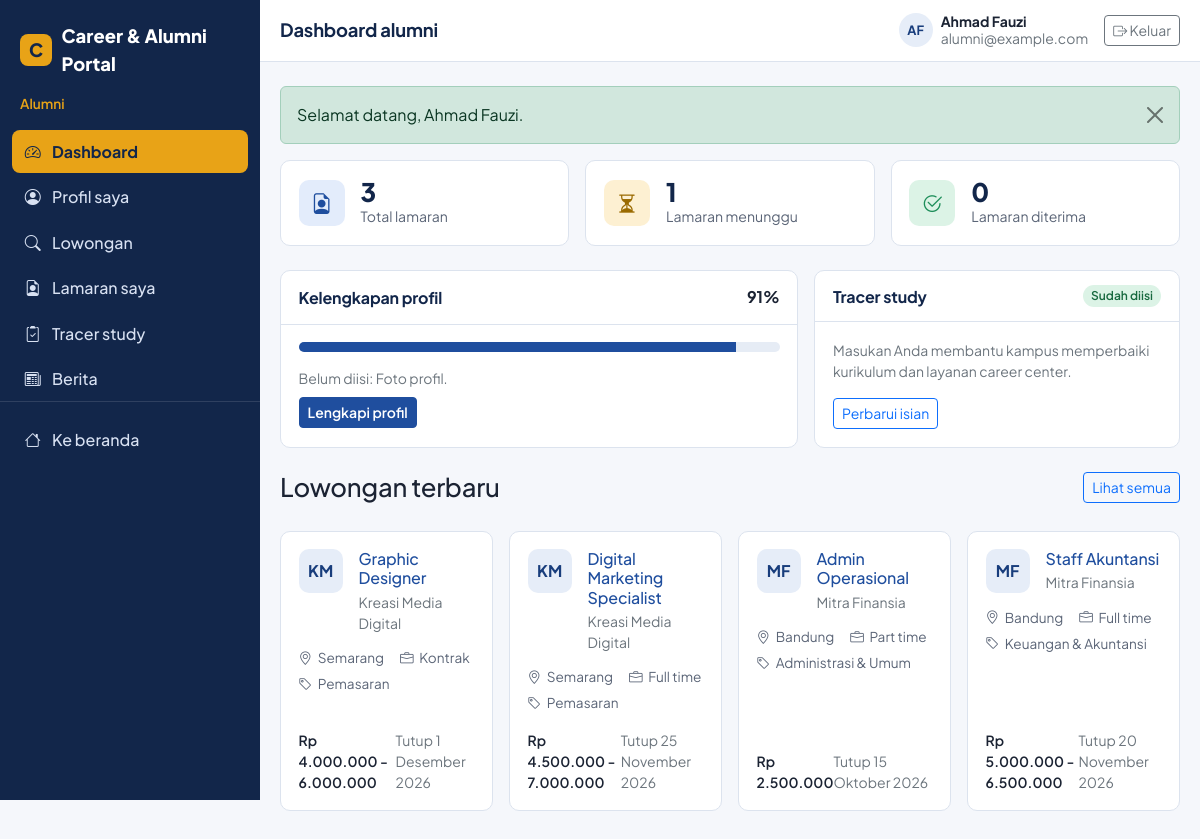
Page /alumni/dashboard.php (signed in) on the committed database.
### tables this page shows
CREATE TABLE alumni (
  id INT UNSIGNED AUTO_INCREMENT PRIMARY KEY,
  user_id INT UNSIGNED NOT NULL UNIQUE,
  full_name VARCHAR(150) NOT NULL,
  nim VARCHAR(30) NULL UNIQUE,
  phone VARCHAR(20) NULL,
  graduation_year YEAR NULL,
  study_program VARCHAR(100) NULL,
  faculty VARCHAR(100) NULL,
  address TEXT NULL,
  photo VARCHAR(255) NULL,
  employment_status ENUM('bekerja','wirausaha','studi_lanjut','mencari_kerja') NULL,
  company_name VARCHAR(150) NULL,
  position VARCHAR(100) NULL,
  linkedin VARCHAR(255) NULL,
  bio TEXT NULL,
  verification_status ENUM('pending','verified','rejected') NOT NULL DEFAULT 'pending',
  created_at TIMESTAMP NOT NULL DEFAULT CURRENT_TIMESTAMP,
  updated_at TIMESTAMP NOT NULL DEFAULT CURRENT_TIMESTAMP ON UPDATE CURRENT_TIMESTAMP,
  CONSTRAINT fk_alumni_user FOREIGN KEY (user_id) REFERENCES users(id) ON DELETE CASCADE,
  INDEX idx_alumni_year (graduation_year),
  INDEX idx_alumni_verif (verification_status)
);

CREATE TABLE jobs (
  id INT UNSIGNED AUTO_INCREMENT PRIMARY KEY,
  company_id INT UNSIGNED NOT NULL,
  category_id INT UNSIGNED NOT NULL,
  title VARCHAR(150) NOT NULL,
  description TEXT NOT NULL,
  requirements TEXT NOT NULL,
  location VARCHAR(100) NOT NULL,
  job_type ENUM('full-time','part-time','internship','contract') NOT NULL,
  salary VARCHAR(100) NULL,
  deadline DATE NOT NULL,
  status ENUM('open','closed') NOT NULL DEFAULT 'open',
  created_at TIMESTAMP NOT NULL DEFAULT CURRENT_TIMESTAMP,
  updated_at TIMESTAMP NOT NULL DEFAULT CURRENT_TIMESTAMP ON UPDATE CURRENT_TIMESTAMP,
  CONSTRAINT fk_jobs_company FOREIGN KEY (company_id) REFERENCES companies(id) ON DELETE CASCADE,
  CONSTRAINT fk_jobs_category FOREIGN KEY (category_id) REFERENCES job_categories(id) ON DELETE RESTRICT,
  INDEX idx_jobs_location (location),
  INDEX idx_jobs_type (job_type),
  INDEX idx_jobs_status_deadline (status, deadline)
);

CREATE TABLE companies (
  id INT UNSIGNED AUTO_INCREMENT PRIMARY KEY,
  user_id INT UNSIGNED NOT NULL UNIQUE,
  name VARCHAR(150) NOT NULL,
  email VARCHAR(150) NULL,
  phone VARCHAR(20) NULL,
  address TEXT NULL,
  website VARCHAR(255) NULL,
  industry VARCHAR(100) NULL,
  description TEXT NULL,
  logo VARCHAR(255) NULL,
  created_at TIMESTAMP NOT NULL DEFAULT CURRENT_TIMESTAMP,
  updated_at TIMESTAMP NOT NULL DEFAULT CURRENT_TIMESTAMP ON UPDATE CURRENT_TIMESTAMP,
  CONSTRAINT fk_company_user FOREIGN KEY (user_id) REFERENCES users(id) ON DELETE CASCADE
);

CREATE TABLE job_categories (
  id INT UNSIGNED AUTO_INCREMENT PRIMARY KEY,
  name VARCHAR(100) NOT NULL UNIQUE,
  created_at TIMESTAMP NOT NULL DEFAULT CURRENT_TIMESTAMP,
  updated_at TIMESTAMP NOT NULL DEFAULT CURRENT_TIMESTAMP ON UPDATE CURRENT_TIMESTAMP
);

### config/auth.php (called while the page is built, shortened)
<?php
require_once __DIR__ . '/database.php';
require_once __DIR__ . '/helpers.php';
function current_user(): ?array
{
    return $_SESSION['user'] ?? null;
}

### config/database.php (called while the page is built, shortened)
<?php
function db(): PDO
{
    static $pdo = null;
    if ($pdo === null) {
        $dsn = 'mysql:host=' . DB_HOST . ';dbname=' . DB_NAME . ';charset=' . DB_CHARSET;
        try {
            $pdo = new PDO($dsn, DB_USER, DB_PASS, [
                PDO::ATTR_ERRMODE            => PDO::ERRMODE_EXCEPTION,
                PDO::ATTR_DEFAULT_FETCH_MODE => PDO::FETCH_ASSOC,
                PDO::ATTR_EMULATE_PREPARES   => false,
            ]);
        } catch (PDOException $e) {
            error_log('DB connection failed: ' . $e->getMessage());
            http_response_code(500);
            exit('Koneksi database gagal. Pastikan MySQL di XAMPP sudah berjalan, database sudah diimport, dan config/database.php sudah benar.');
        }
    }
    return $pdo;
}
function db_all(string $sql, array $params = []): array
{
    $stmt = db()->prepare($sql);
    $stmt->execute($params);
    return $stmt->fetchAll();
}
function db_one(string $sql, array $params = []): ?array
{
    $stmt = db()->prepare($sql);
    $stmt->execute($params);
    $row = $stmt->fetch();
    return $row === false ? null : $row;
}
function db_scalar(string $sql, array $params = [])
{
    $stmt = db()->prepare($sql);
    $stmt->execute($params);
    return $stmt->fetchColumn();
}

### config/helpers.php (the view, shortened to what this page needs)
<?php
function e($value): string
{
    return htmlspecialchars((string) $value, ENT_QUOTES | ENT_SUBSTITUTE, 'UTF-8');
}
function url(string $path = ''): string
{
    return BASE_URL . '/' . ltrim($path, '/');
}
function render_flashes(): string
{
    $html = '';
    foreach ($_SESSION['flash'] ?? [] as $f) {
        $html .= '<div class="alert alert-' . e($f['type']) . ' alert-dismissible fade show" role="alert">'
              .  e($f['message'])
              .  '<button type="button" class="btn-close" data-bs-dismiss="alert" aria-label="Tutup"></button></div>';
    }
    return $html;
}
function date_id(?string $date): string
{
    $ts = $date ? strtotime($date) : false;
    $bulan = ['Januari', 'Februari', 'Maret', 'April', 'Mei', 'Juni', 'Juli', 'Agustus', 'September', 'Oktober', 'November', 'Desember'];
    return date('j', $ts) . ' ' . $bulan[(int) date('n', $ts) - 1] . ' ' . date('Y', $ts);
}
function initials(string $name): string
{
    $name  = preg_replace('/^(PT|CV)\s+/i', '', trim($name));
    $parts = preg_split('/\s+/', $name, -1, PREG_SPLIT_NO_EMPTY);
    $out   = '';
    foreach (array_slice($parts, 0, 2) as $p) {
        $out .= mb_strtoupper(mb_substr($p, 0, 1));
    }
    return $out !== '' ? $out : '?';
}
function job_type_label(string $type): string
{
    $map = ['full-time' => 'Full time', 'part-time' => 'Part time', 'internship' => 'Magang', 'contract' => 'Kontrak'];
    return $map[$type] ?? $type;
}
function stat_card(string $icon, string $label, $value, string $tone = 'blue'): string
{
    return '<div class="stat-card"><div class="stat-icon tone-' . e($tone) . '"><i class="bi bi-' . e($icon) . '"></i></div>'
         . '<div><div class="stat-value">' . e($value) . '</div><div class="stat-label">' . e($label) . '</div></div></div>';
}
function job_card(array $job): string
{
    $href = url('alumni/job-detail.php?id=' . (int) $job['id']);
    $html  = '<article class="job-card">';
    $html .= '<div class="d-flex gap-3 align-items-start">';
    $html .= avatar_html($job['company_name'], $job['company_logo'] ?? null);
    $html .= '<div class="min-w-0"><h3 class="h6 mb-1"><a class="stretched-link text-decoration-none" href="' . e($href) . '">' . e($job['title']) . '</a></h3>';
    $html .= '<div class="text-secondary small">' . e($job['company_name']) . '</div></div></div>';
    $html .= '<div class="job-meta">';
    $html .= '<span><i class="bi bi-geo-alt"></i> ' . e($job['location']) . '</span>';
    $html .= '<span><i class="bi bi-briefcase"></i> ' . e(job_type_label($job['job_type'])) . '</span>';
    $html .= '<span><i class="bi bi-tag"></i> ' . e($job['category_name']) . '</span></div>';
    $html .= '<div class="d-flex justify-content-between align-items-end mt-auto pt-3 small">';
    $html .= '<span class="fw-semibold">' . e($job['salary'] ?: 'Gaji dirahasiakan') . '</span>';
    $html .= '<span class="text-secondary">Tutup ' . e(date_id($job['deadline'])) . '</span></div>';
    $html .= '</article>';
    return $html;
}
function alumni_completion(array $alumni): array
{
    $fields = [
        'full_name' => 'Nama lengkap', 'nim' => 'NIM', 'phone' => 'Nomor HP', 'graduation_year' => 'Tahun lulus',
        'study_program' => 'Program studi', 'faculty' => 'Fakultas', 'address' => 'Alamat', 'photo' => 'Foto profil',
        'employment_status' => 'Status pekerjaan', 'linkedin' => 'LinkedIn', 'bio' => 'Bio',
    ];
    $missing = [];
    foreach ($fields as $col => $label) {
        $val = $alumni[$col] ?? null;
        if ($val === null || trim((string) $val) === '') {
            $missing[] = $label;
        }
    }
    return [
        'percent' => (int) round((count($fields) - count($missing)) / count($fields) * 100),
        'missing' => $missing,
    ];
}
function logo_url(?string $filename): ?string
{
    return null;
}
function avatar_html(string $name, ?string $logo = null, string $extra = ''): string
{
    $src = logo_url($logo);
    return '<span class="avatar-box ' . e($extra) . '">' . e(initials($name)) . '</span>';
}

### components/sidebar.php (shortened to what this page needs)
<?php
$sbUser = current_user();
$sbRole = $sbUser['role'];
$activeMenu = $activeMenu ?? '';
$allMenus = [
    'admin' => [
        ['Dashboard',      'admin/dashboard.php',          'speedometer2'],
        ['Alumni',         'admin/alumni/index.php',       'mortarboard'],
        ['Perusahaan',     'admin/companies/index.php',    'buildings'],
        ['Lowongan',       'admin/jobs/index.php',         'briefcase'],
        ['Lamaran',        'admin/applications/index.php', 'file-earmark-person'],
        ['Tracer study',   'admin/tracer/index.php',       'bar-chart-line'],
        ['Berita',         'admin/news/index.php',         'newspaper'],
    ],
    'alumni' => [
        ['Dashboard',      'alumni/dashboard.php',         'speedometer2'],
        ['Profil saya',    'alumni/profile.php',           'person-circle'],
        ['Lowongan',       'alumni/jobs.php',              'search'],
        ['Lamaran saya',   'alumni/applications.php',      'file-earmark-person'],
        ['Tracer study',   'alumni/tracer.php',            'clipboard2-check'],
        ['Berita',         'alumni/news.php',              'newspaper'],
    ],
    'company' => [
        ['Dashboard',         'company/dashboard.php',     'speedometer2'],
        ['Profil perusahaan', 'company/profile.php',       'building'],
        ['Lowongan saya',     'company/jobs.php',          'briefcase'],
        ['Buat lowongan',     'company/create-job.php',    'plus-circle'],
        ['Pelamar',           'company/applicants.php',    'people'],
    ],
];
$menuItems  = $allMenus[$sbRole] ?? [];
$roleLabels = ['admin' => 'Admin', 'alumni' => 'Alumni', 'company' => 'Perusahaan'];
?>
<div class="dash-shell">
  <div class="dash-side-wrap">
  <aside class="offcanvas-lg offcanvas-start dash-sidebar" tabindex="-1" id="sidebarMenu" aria-label="Menu utama">
    <div class="offcanvas-body flex-column p-0">
      <a class="auth-brand dash-brand d-none d-lg-inline-flex" href="<?= e(url('index.php')) ?>"><span class="brand-mark">C</span> <?= e(APP_NAME) ?></a>
      <div class="dash-role"><?= e($roleLabels[$sbRole] ?? '') ?></div>
      <nav class="dash-nav">
        <?php foreach ($menuItems as [$label, $path, $icon]): ?>
          <?php if (is_file(__DIR__ . '/../' . $path)): ?>
            <a class="dash-link<?= $activeMenu === $path ? ' active' : '' ?>" href="<?= e(url($path)) ?>"<?= $activeMenu === $path ? ' aria-current="page"' : '' ?>>
              <i class="bi bi-<?= e($icon) ?>"></i> <?= e($label) ?>
            </a>
          <?php else: ?>
            <span class="dash-link disabled" aria-disabled="true" title="Dibuat pada tahap berikutnya">
              <i class="bi bi-<?= e($icon) ?>"></i> <?= e($label) ?> <small>segera</small>
            </span>
          <?php endif; ?>
        <?php endforeach; ?>
      </nav>
      <div class="dash-side-foot">
        <a class="dash-link" href="<?= e(url('index.php')) ?>"><i class="bi bi-house"></i> Ke beranda</a>
      </div>
    </div>
  </aside>
  </div>
  <div class="dash-main">
    <header class="dash-topbar">
      <h1 class="dash-title"><?= e($pageTitle ?? '') ?></h1>
      <div class="ms-auto d-flex align-items-center gap-3">
        <div class="d-none d-sm-flex align-items-center gap-2">
          <span class="avatar-box avatar-sm"><?= e(initials($sbUser['name'])) ?></span>
          <span class="small lh-sm"><strong class="d-block"><?= e($sbUser['name']) ?></strong><span class="text-secondary"><?= e($sbUser['email']) ?></span></span>
        </div>
        <form method="post" action="<?= e(url('auth/logout.php')) ?>" class="m-0">
          <button type="submit" class="btn btn-outline-secondary btn-sm"><i class="bi bi-box-arrow-right"></i> Keluar</button>
        </form>
      </div>
    </header>
    <main class="dash-content">
      <?= render_flashes() ?>

### alumni/dashboard.php (shortened to what this page needs)
<?php
require_once __DIR__ . '/../config/auth.php';
$user   = current_user();
$alumni = db_one('SELECT * FROM alumni WHERE user_id = ?', [$user['id']]) ?? [];
$alumniId = (int) ($alumni['id'] ?? 0);
$comp       = alumni_completion($alumni);
$missing    = $comp['missing'];
$completion = $comp['percent'];
$appStats = db_one("SELECT COUNT(*) AS total,
                           COALESCE(SUM(status = 'pending'), 0)  AS pending,
                           COALESCE(SUM(status = 'accepted'), 0) AS accepted
                    FROM job_applications WHERE alumni_id = ?", [$alumniId]) ?? ['total' => 0, 'pending' => 0, 'accepted' => 0];
$tracerDone = (int) db_scalar('SELECT COUNT(*) FROM tracer_studies WHERE alumni_id = ?', [$alumniId]) > 0;
$latestJobs = db_all("SELECT j.id, j.title, j.location, j.job_type, j.salary, j.deadline,
                             c.name AS company_name, c.logo AS company_logo, k.name AS category_name
                      FROM jobs j
                      JOIN companies c ON c.id = j.company_id
                      JOIN job_categories k ON k.id = j.category_id
                      WHERE j.status = 'open' AND j.deadline >= CURDATE()
                      ORDER BY j.created_at DESC, j.id DESC LIMIT 4");
$pageTitle  = 'Dashboard alumni';
$activeMenu = 'alumni/dashboard.php';
include __DIR__ . '/../components/head.php';
include __DIR__ . '/../components/sidebar.php';
?>
<div class="row g-3 mb-4">
  <div class="col-sm-6 col-xl-4"><?= stat_card('file-earmark-person', 'Total lamaran', (int) $appStats['total'], 'blue') ?></div>
  <div class="col-sm-6 col-xl-4"><?= stat_card('hourglass-split', 'Lamaran menunggu', (int) $appStats['pending'], 'gold') ?></div>
  <div class="col-sm-6 col-xl-4"><?= stat_card('check2-circle', 'Lamaran diterima', (int) $appStats['accepted'], 'green') ?></div>
</div>
<div class="row g-3 mb-4">
  <div class="col-lg-7">
    <div class="panel h-100">
      <div class="panel-head"><h2>Kelengkapan profil</h2><strong><?= e($completion) ?>%</strong></div>
      <div class="panel-body">
        <div class="progress mb-3" role="progressbar" aria-label="Kelengkapan profil" aria-valuenow="<?= e($completion) ?>" aria-valuemin="0" aria-valuemax="100">
          <div class="progress-bar" style="width: <?= e($completion) ?>%"></div>
        </div>
        <?php if ($missing): ?>
          <p class="mb-2 small text-secondary">Belum diisi: <?= e(implode(', ', $missing)) ?>.</p>
          <a class="btn btn-primary btn-sm" href="<?= e(url('alumni/profile.php')) ?>">Lengkapi profil</a>
        <?php else: ?>
          <p class="mb-0 small text-success"><i class="bi bi-check-circle"></i> Profil Anda sudah lengkap.</p>
        <?php endif; ?>
      </div>
    </div>
  </div>
  <div class="col-lg-5">
    <div class="panel h-100">
      <div class="panel-head"><h2>Tracer study</h2><?= $tracerDone ? '<span class="badge status-accepted">Sudah diisi</span>' : '<span class="badge status-pending">Belum diisi</span>' ?></div>
      <div class="panel-body">
        <p class="small text-secondary">Masukan Anda membantu kampus memperbaiki kurikulum dan layanan career center.</p>
        <a class="btn btn-outline-primary btn-sm" href="<?= e(url('alumni/tracer.php')) ?>"><?= $tracerDone ? 'Perbarui isian' : 'Isi sekarang' ?></a>
      </div>
    </div>
  </div>
</div>
<div class="section-head">
  <div><h2 class="h5 mb-0">Lowongan terbaru</h2></div>
  <a class="btn btn-outline-primary btn-sm" href="<?= e(url('alumni/jobs.php')) ?>">Lihat semua</a>
</div>
<?php if (!$latestJobs): ?>
  <div class="panel"><div class="empty-state"><i class="bi bi-briefcase"></i>Belum ada lowongan yang dibuka.</div></div>
<?php else: ?>
  <div class="row g-3">
    <?php foreach ($latestJobs as $job): ?>
      <div class="col-md-6 col-xl-3"><?= job_card($job) ?></div>
    <?php endforeach; ?>
  </div>
<?php endif; ?>
<?php include __DIR__ . '/../components/dash_end.php'; ?>

### rows in the picture
alumni: full_name "AF", full_name "Ahmad Fauzi"
jobs: company.name "KM", title "Graphic Designer", company.name "Kreasi Media Digital", location "Semarang", job_type "Kontrak", category.name "Pemasaran", salary "Rp 4.000.000 - 6.000.000", deadline "1 Desember 2026"
jobs: company.name "KM", title "Digital Marketing Specialist", company.name "Kreasi Media Digital", location "Semarang", job_type "Full time", category.name "Pemasaran", salary "Rp 4.500.000 - 7.000.000", deadline "25 November 2026"
jobs: company.name "MF", title "Admin Operasional", company.name "Mitra Finansia", location "Bandung", job_type "Part time", category.name "Administrasi & Umum", salary "Rp 2.500.000", deadline "15 Oktober 2026"
jobs: company.name "MF", title "Staff Akuntansi", company.name "Mitra Finansia", location "Bandung", job_type "Full time", category.name "Keuangan & Akuntansi", salary "Rp 5.000.000 - 6.500.000", deadline "20 November 2026"

### other values in the picture
APP_NAME "Career & Alumni Portal"
$roleLabels[$sbRole] "Alumni"
$label "Dashboard"
$label "Profil saya"
$label "Lowongan"
$label "Lamaran saya"
$label "Tracer study"
$label "Berita"
$pageTitle "Dashboard alumni"
$sbUser['email'] "alumni@example.com"
$f['message'] "Selamat datang, Ahmad Fauzi."
$value "3 1 0"
$label "Total lamaran Lamaran menunggu Lamaran diterima"
$completion "91"
implode(', ', $missing) "Foto profil"
